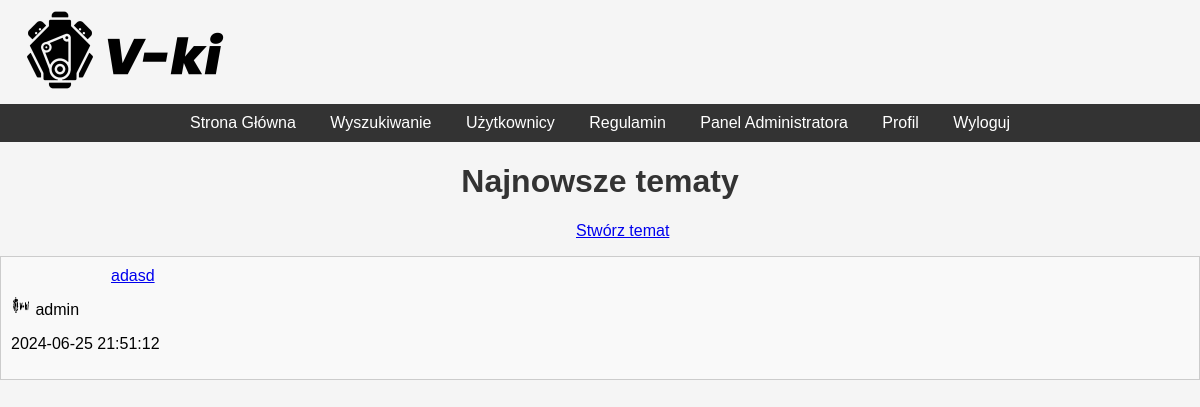
/index.php (signed in), run on an earlier commit of the app's database.
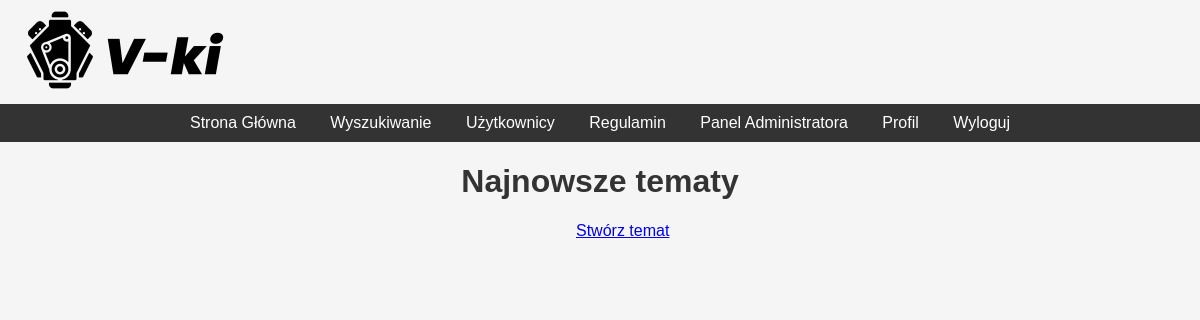
And on a later commit of the database.
### tables this page shows
CREATE TABLE `topics` (
  `id` int(11) NOT NULL,
  `user_id` int(11) NOT NULL,
  `title` varchar(255) NOT NULL,
  `content` text NOT NULL,
  `created_at` timestamp NOT NULL DEFAULT current_timestamp(),
  `pinned` tinyint(1) DEFAULT 0,
  `image_path` varchar(255) DEFAULT NULL
);

CREATE TABLE `users` (
  `id` int(11) NOT NULL,
  `username` varchar(50) NOT NULL,
  `password` varchar(255) NOT NULL,
  `email` varchar(100) NOT NULL,
  `role` enum('user','admin') DEFAULT 'user',
  `banned` tinyint(1) DEFAULT 0,
  `created_at` timestamp NOT NULL DEFAULT current_timestamp(),
  `avatar` varchar(255) DEFAULT NULL
);

### db.php (called while the page is built, shortened)
<?php
function isAdmin() {
    return isset($_SESSION['role']) && $_SESSION['role'] === 'admin';
}
?>

### index.php (the view, shortened to what this page needs)
<?php
include 'db.php';
$stmt = $conn->query("SELECT topics.id, topics.title, topics.created_at, topics.pinned, users.username, users.avatar, GROUP_CONCAT(tags.name SEPARATOR ', ') AS tags
                      FROM topics
                      JOIN users ON topics.user_id = users.id
                      LEFT JOIN topic_tags ON topics.id = topic_tags.topic_id
                      LEFT JOIN tags ON topic_tags.tag_id = tags.id
                      GROUP BY topics.id
                      ORDER BY topics.pinned DESC, topics.created_at DESC");
$topics = $stmt->fetchAll();
?>
<!DOCTYPE html>
<html lang="en">
<head>
    <link rel="stylesheet" href="style.css">
</head>
<body>
    <img src="logo.png" class="logo" alt="logo">
    <nav>
        <a href="index.php">Strona Główna</a>
        <a href="search.php">Wyszukiwanie</a>
        <a href="users.php">Użytkownicy</a>
        <a href="rules.php">Regulamin</a>
        <?php if (isset($_SESSION['username'])): ?>
            <?php if (isAdmin()): ?>
                <a href="admin_panel.php">Panel Administratora</a>
            <?php endif; ?>
            <a href="profile.php">Profil</a>
            <a href="logout.php">Wyloguj</a>
        <?php else: ?>
            <a href="register.php">Rejestracja</a>
            <a href="login.php">Logowanie</a>
        <?php endif; ?>
    </nav>
    <h1>Najnowsze tematy</h1>
    <?php if (isset($_SESSION['username'])): ?>
        <a class="top" href="create_topic.php">Stwórz temat</a>
    <?php endif; ?>
    <ul>
        <?php foreach ($topics as $topic): ?>
            <li>
                <a class="add" href="topic.php?id=<?= $topic['id'] ?>"><?= htmlspecialchars($topic['title']) ?></a>
                <div class="topic-info">
                    <?php if (!empty($topic['avatar'])): ?>
                        <img class="avatar" src="uploads/<?= htmlspecialchars($topic['avatar']) ?>" alt="Avatar" style="width:20px;height:20px;">
                    <?php else: ?>
                        <img src="default-avatar.png" alt="No Avatar" style="width:20px;height:20px;">
                    <?php endif; ?>
                    <span><?= htmlspecialchars($topic['username']) ?></span>
                </div>
                <p><?= $topic['created_at'] ?></p>
            </li>
        <?php endforeach; ?>
    </ul>
</body>
</html>

### style.css (style rules this page uses)
body { font-family: Arial, sans-serif; margin: 0; padding: 0; background-image: url("background.webp") }
nav { background-color: #333; color: white; padding: 10px; text-align: center; }
nav a { color: white; margin: 0 15px; text-decoration: none; }
.logo { height: 100px; width: 250px; }
h1 { text-align: center; color: #333; }
.top { margin-left:48%; }
.avatar { border-radius: 50%; margin-top: 10px; }
.add { margin-left: 100px; }
ul { list-style-type: none; padding: 0; }
ul li { margin: 10px 0; padding: 10px; border: 1px solid #ccc; background-color: #f9f9f9; }

What changed in the data, as far as the page shows it:
removed topics: title "adasd", user.avatar (picture), user.username "admin", created_at "2024-06-25 21:51:12"
